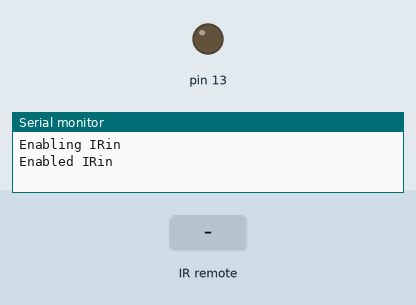
A sketch run on a simulated Arduino Uno, built with avr-gcc and run on an emulated ATmega328P. On the bench: output pins drawn as LEDs (lit = HIGH), the last lines printed to the serial monitor. The test bench sets the inputs (shaded band).

Above: at 1.2 s.
1.3 s: infrared code 0xFFFD02 received
At 2.5 s:
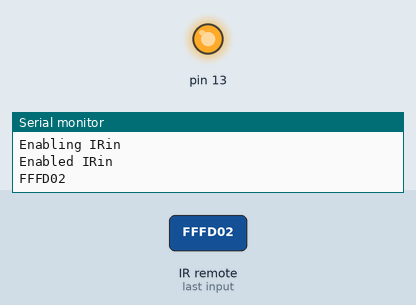
Timing chart, 0 to 4.3 s (numbered marks = the images above; inputs shaded):
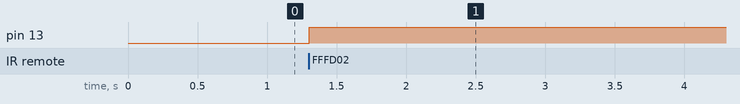

Measured:
- after the input at 1.3 s, pin 13: LOW → HIGH at once

The sketch:

IRrecvDemoled.ino
```cpp
// (licence header left out)
#include <IRremote.h>

int RECV_PIN = 11;

IRrecv irrecv(RECV_PIN);

decode_results results;
bool state=false;

void setup()

{
  pinMode(13, OUTPUT);
   digitalWrite(13, state);
  Serial.begin(9600);
  // In case the interrupt driver crashes on setup, give a clue
  // to the user what's going on.
  Serial.println("Enabling IRin");
  irrecv.enableIRIn(); // Start the receiver
  Serial.println("Enabled IRin");
}

void loop() {
  if (irrecv.decode(&results)) {
    Serial.println(results.value, HEX);
    if(results.value==0xFFFD02) {
      state=!state;
      digitalWrite(13, state);
    }
    irrecv.resume(); // Receive the next value
  }
  delay(100);
}
```
